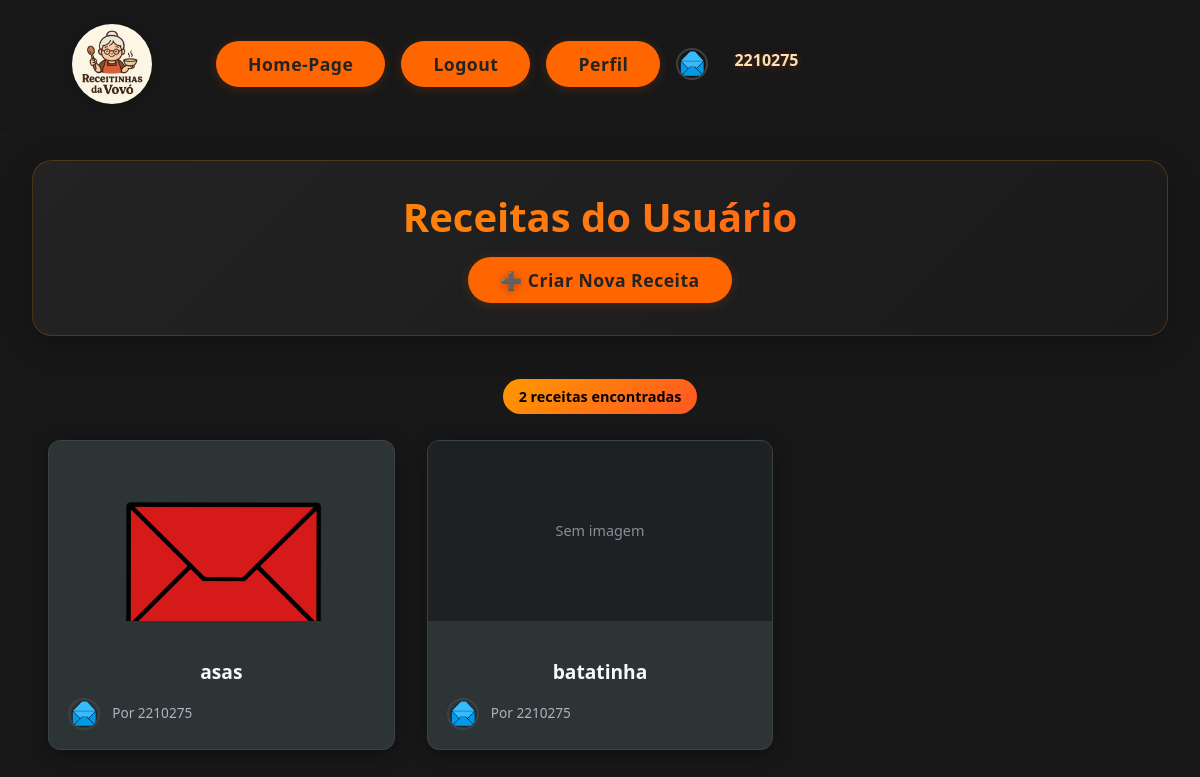
Page /perfil/ver_receitas/5/ (signed in) on the committed database.
### usuarios/models.py (models this page shows, shortened)
class Usuario(AbstractUser):
    id = models.AutoField(primary_key=True) # Identificador único do usuário
    email = models.EmailField(help_text='Digite seu email', unique=True) # Email do usuário
    foto_de_perfil = models.ImageField(upload_to='usuarios/img', null=True, blank=True) # Foto de perfil do usuário
    class Meta:
        app_label = 'usuarios'

### receitas/models.py (models this page shows, shortened)
class Receita(models.Model):
    id = models.AutoField(primary_key=True) # Identificador da receita (primary key)
    titulo = models.CharField(max_length=200, help_text='Digite o titulo da receita') # Título da receita
    ingredientes = models.TextField(help_text='Liste os ingredientes') # Ingredientes da receita
    modo_de_preparo = models.TextField(help_text='Descreva o modo de preparo') # Modo de preparo da receita
    tempo_de_preparo = models.IntegerField(help_text='Tempo de preparo em minutos') # Tempo de preparo da receita
    porcoes = models.IntegerField(help_text='Numero de porcoes/ Quantas pessoas serve') # Porções da receita
    categoria = models.CharField(max_length=100, help_text='Categoria da receita (ex: sobremesa, prato principal, etc.)') # Categoria da receita
    foto_da_receita = models.ImageField(upload_to='receitas/img', null=True, blank=True) # Foto da receita
    visibilidade = models.CharField(max_length=10, choices=[('pub', 'Pub'), ('priv', 'Priv')], default='Pub', help_text='Defina se a receita é pública ou privada (Pub ou Priv)')
    autor = models.ForeignKey(settings.AUTH_USER_MODEL, on_delete=models.CASCADE) # Autor da receita (chave estrangeira para o modelo Usuario)
    class Meta:
        app_label = 'receitas'

### usuarios/views.py (the view)
# urls.py: path('perfil/ver_receitas/<int:id>/', views.ReceitaListView.as_view(), name='ver_minhas_receitas'), #rota de ver receitas do usuario
class ReceitaListView(View):
    def get(self, request, id, *args, **kwargs):
        if not request.user.is_authenticated or request.user.id != int(id):
            return redirect('receitas:homepage')  # ou mostre uma página de erro/permissão negada
        usuario = Usuario.objects.get(pk=self.kwargs['id'])
        receitas = Receita.objects.filter(autor=usuario)
        contexto = {
            'usuario': usuario,
            'receitas': receitas,
            'titulo_janela': 'Minhas Receitas',
            'titulo_pagina': 'Receitas do Usuário',
        }
        return render(request, "usuarios/ver_minhas_receitas.html", contexto)

### usuarios/templates/usuarios/ver_minhas_receitas.html (shortened to what this page needs)
{% extends 'site_receitas/base.html' %}
{% load static %}
{% block content %}
<div class="minhas-receitas-container">
    <div class="minhas-receitas-header">
        <h2 class="page-title">{{ titulo_pagina }}</h2>
        <div class="header-actions">
            <a href="{% url 'receitas:criar_receita' %}" class="modern-btn create-recipe-btn">
                <span class="btn-icon">➕</span>
                <span>Criar Nova Receita</span>
            </a>
        </div>
    </div>
    <section class="recipes-section">
        {% if receitas %}
            <div class="recipes-count">
                <span class="count-badge">{{ receitas|length }} receita{{ receitas|length|pluralize:"s" }} encontrada{{ receitas|length|pluralize:"s" }}</span>
            </div>
            <div class="recipes-grid">
                {% for receita in receitas %}
                    <div class="recipe-card-tg">
                        <div class="recipe-image-container">
                            {% if receita.foto_da_receita and receita.foto_da_receita.name %}
                                <img src="{{ receita.foto_da_receita.url }}" alt="{{ receita.titulo }}" class="recipe-image">
                            {% else %}
                                <div class="recipe-image recipe-no-image">
                                    <span>Sem imagem</span>
                                </div>
                            {% endif %}
                        </div>
                        <div class="recipe-content">
                            <h3 class="recipe-title">
                                <a href="{% url 'receitas:ver_receita' receita.id %}">{{ receita.titulo }}</a>
                            </h3>
                            <div class="recipe-meta">
                                <div class="recipe-author">
                                    <div class="author-avatar">
                                        {% if receita.autor.foto_de_perfil %}
                                            <img src="{{ receita.autor.foto_de_perfil.url }}" alt="{{ receita.autor.username }}" class="author-profile-pic">
                                        {% else %}
                                            <div class="author-profile-pic author-default-pic">
                                                {{ receita.autor.username|first|upper }}
                                            </div>
                                        {% endif %}
                                    </div>
                                    <span class="author-name">Por {{ receita.autor.username|default:"TudoGostoso" }}</span>
                                </div>
                            </div>
                        </div>
                    </div>
                {% endfor %}
            </div>
        {% endif %}
    </section>
</div>
{% endblock %}

### usuarios/templates/usuarios/links.html
<nav class="nav-links">
  <a href="/" class="modern-btn">Home-Page</a>
  {% if user.is_authenticated %}
    <a href="{% url 'usuarios:logout_confirm' %}" class="modern-btn">Logout</a>
    <a href="{% url 'usuarios:perfil' user.id %}" class="modern-btn">Perfil</a>
    <div class="author-avatar" style="align-self: center;">
        {% if user.foto_de_perfil %}
            <img src="{{ user.foto_de_perfil.url }}" alt="{{ user.username }}" class="author-profile-pic">
        {% else %}
            <div class="author-profile-pic author-default-pic">
                {{ user.username|first|upper }}
            </div>
        {% endif %}
    </div>
  {% else %}
    <a href="{% url 'usuarios:login' %}" class="modern-btn">Login</a>
    <a href="{% url 'usuarios:cadastro' %}" class="modern-btn">Cadastro</a>
  {% endif %}
  <div class="user-name">
    {% firstof user.username "Visitante" %}
  </div>
</nav>

### usuarios/static/usuarios/css/style.css (style rules this page uses)
.modern-btn { background: linear-gradient(90deg, #ff9800 60%, #ff9800 100%); color: #000; font-weight: 600; border: none; border-radius: 999px; padding: 0.3rem 0.9rem; box-shadow: 0 2px 8px rgba(255,152,0,0.12); transition: background 0.2s, color 0.2s, transform 0.2s; text-decoration: none; font-size: 0.95rem; letter-spacing: 0.5px; outline: none; cursor: pointer; display: inline-block; position: relative; z-index: 10; }
.user-name { color: #ffe0b2; font-weight: 600; align-self: center; margin-left: 10px; font-size: 1rem; }
body { background: #181818; color: #f1f1f1; font-family: 'Segoe UI', Arial, sans-serif; }
.recipe-title { font-size: 2rem; font-weight: 600; margin-bottom: 16px; text-align: center; }
.user-name { font-size: 1.8rem; font-weight: 700; color: #ff5722; margin-bottom: 0.5rem; text-shadow: 0 2px 8px rgba(255,87,34,0.3); }
.btn-icon { font-size: 1.2rem; filter: drop-shadow(0 2px 4px rgba(0,0,0,0.3)); }
.btn-icon { font-size: 1.1rem; }
.minhas-receitas-container { max-width: 1200px; margin: 0 auto; padding: 2rem; min-height: 100vh; }
.minhas-receitas-header { text-align: center; margin-bottom: 3rem; padding: 2rem; background: linear-gradient(135deg, #232323 0%, #1a1a1a 100%); border-radius: 20px; box-shadow: 0 8px 32px rgba(0,0,0,0.3); border: 1px solid rgba(255, 152, 0, 0.2); }
.page-title { font-size: 2.5rem; font-weight: 700; margin-bottom: 0.5rem; background: linear-gradient(135deg, #ff9800 0%, #ff5722 100%); -webkit-background-clip: text; -webkit-text-fill-color: transparent; background-clip: text; }
.header-actions { margin-top: 1rem; }
.create-recipe-btn { background: linear-gradient(135deg, #4caf50 0%, #2196f3 100%); color: #000; font-weight: 600; font-size: 1rem; padding: 12px 24px; border: none; border-radius: 25px; text-decoration: none; display: inline-flex; align-items: center; gap: 8px; transition: all 0.3s ease; box-shadow: 0 4px 15px rgba(76, 175, 80, 0.3); }
.recipes-section { margin-top: 2rem; }
.recipes-count { text-align: center; margin-bottom: 2rem; }
.count-badge { background: linear-gradient(135deg, #ff9800 0%, #ff5722 100%); color: #000; padding: 8px 16px; border-radius: 20px; font-weight: 600; font-size: 0.9rem; }
.recipes-grid { display: grid; grid-template-columns: repeat(auto-fill, minmax(320px, 1fr)); gap: 2rem; margin-top: 2rem; }
.recipe-card-tg { background: linear-gradient(145deg, #2a2a2a 0%, #1f1f1f 100%); border-radius: 16px; overflow: hidden; transition: all 0.3s ease; box-shadow: 0 4px 20px rgba(0,0,0,0.3); border: 1px solid rgba(255, 152, 0, 0.1); position: relative; }
.recipe-image-container { position: relative; height: 200px; overflow: hidden; }
.recipe-image { width: 100%; height: 100%; object-fit: cover; transition: transform 0.3s ease; }
.recipe-no-image { width: 100%; height: 100%; background: linear-gradient(135deg, #424242 0%, #212121 100%); display: flex; align-items: center; justify-content: center; color: #999; font-weight: 500; }
.recipe-content { padding: 1.5rem; }
.recipe-title { margin-bottom: 1rem; }
.recipe-title a { color: #ff9800; text-decoration: none; font-size: 1.2rem; font-weight: 600; line-height: 1.3; transition: color 0.3s ease; }

### rows in the picture
Usuario: foto_de_perfil (picture), username "2210275"
Receita: foto_da_receita (picture), titulo "asas", autor.foto_de_perfil (picture), autor.username "2210275"
Receita: foto_da_receita "Sem imagem", titulo "batatinha", autor.foto_de_perfil (picture), autor.username "2210275"

### other values in the picture
{{ titulo_pagina }} "Receitas do Usuário"
{{ receitas|length }} "2"
